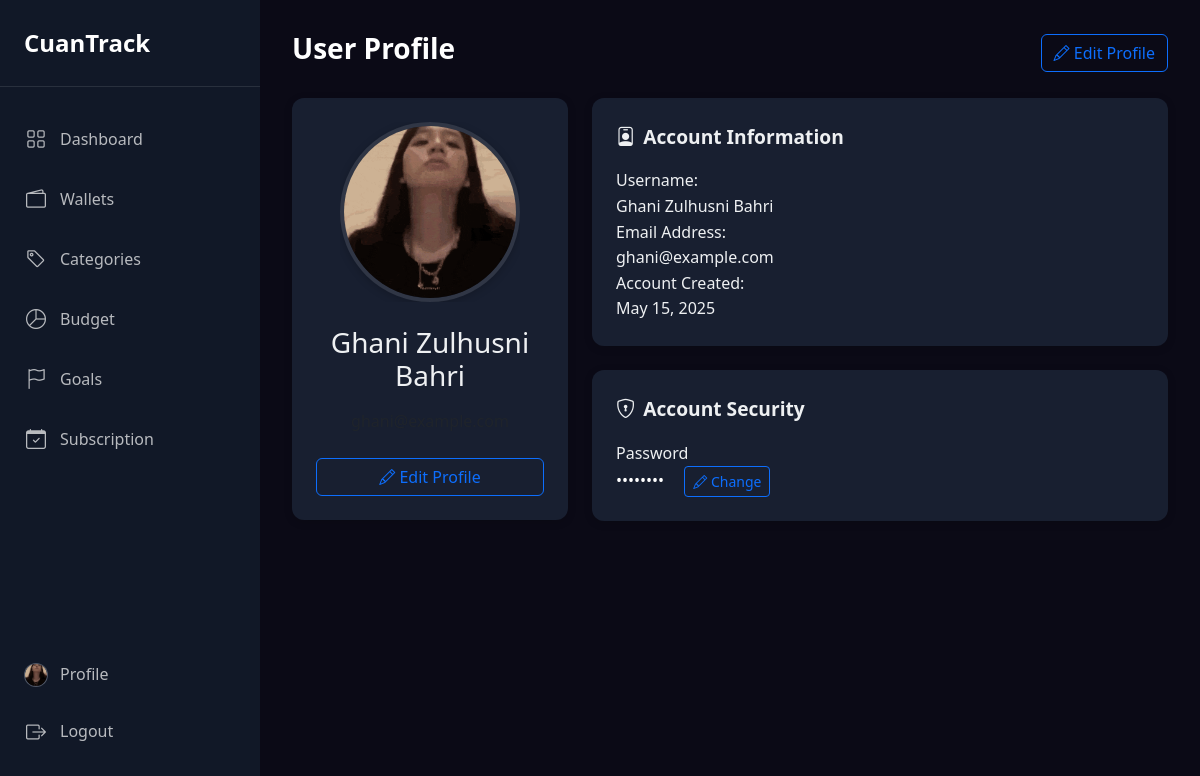
The page /users/profile (signed in) on the database its author committed.
### tables this page shows
CREATE TABLE `users` (
  `id_user` int(11) NOT NULL,
  `username` varchar(100) DEFAULT NULL,
  `password` varchar(255) NOT NULL,
  `email` varchar(100) DEFAULT NULL,
  `image` varchar(255) DEFAULT NULL,
  `created_at` datetime DEFAULT current_timestamp()
);

### controllers/UserController.php (called while the page is built, shortened)
<?php
require_once 'models/UserModel.php';
class UserController
{
    private $userModel;
    public function __construct()
    {
        $this->userModel = new UserModel();
    }
    public function profile()
    {
        $userId = $_SESSION['user_id'];
        $user = $this->userModel->getById($userId);
        require_once 'views/users/profile.php';
    }
}
?>

### core/functions.php (called while the page is built, shortened)
<?php
function isCurrentPage($path)
{
    $currentUri = $_SERVER['REQUEST_URI'];
    $currentUri = rtrim($currentUri, '/');
    return $currentUri === $path || strpos($currentUri, $path) === 0;
}
?>

### models/UserModel.php (called while the page is built, shortened)
<?php
require_once 'config/database.php';
class UserModel
{
    private $db;
    public function __construct()
    {
        $database = new Database();
        $this->db = $database->getConnection();
    }
    public function getById($id)
    {
        $query = "SELECT * FROM users WHERE id_user = :id";
        $stmt = $this->db->prepare($query);
        $stmt->bindParam(':id', $id, PDO::PARAM_INT);
        $stmt->execute();
        return $stmt->fetch(PDO::FETCH_ASSOC);
    }
}
?>

### config/database.php (called while the page is built, shortened)
<?php
class Database
{
    private $host = "localhost";
    private $db_name = "cuantrack";
    private $username = "root";
    private $password = "";
    public function getConnection()
    {
        $this->conn = null;
        try {
            $this->conn = new PDO(
                "mysql:host=" . $this->host . ";dbname=" . $this->db_name,
                $this->username,
                $this->password
            );
            $this->conn->setAttribute(PDO::ATTR_ERRMODE, PDO::ERRMODE_EXCEPTION);
            $this->conn->exec("set names utf8");
        } catch (PDOException $e) {
            $this->lastError = $e->getMessage();
            error_log("Connection error: " . $e->getMessage());
        }
        return $this->conn;
    }
}
?>

### views/users/profile.php (the view, shortened to what this page needs)
<?php
require_once 'core/functions.php';
$pageTitle = 'User Profile';
?>
<!DOCTYPE html>
<html lang="id">
<head>
    <link href="https://cdn.jsdelivr.net/npm/bootstrap@5.3.0/dist/css/bootstrap.min.css" rel="stylesheet">
    <link rel="stylesheet" href="https://cdn.jsdelivr.net/npm/bootstrap-icons@1.11.0/font/bootstrap-icons.css">
    <link rel="stylesheet" href="/public/css/style.css">
</head>
<body>
    <div class="app-container">
        <?php include 'views/layouts/sidebar.php'; ?>
        <div class="main-wrapper">
            <div class="page-header">
                <h1><?= $pageTitle ?></h1>
                <div>
                    <a href="/users/edit" class="btn btn-outline-primary">
                        <i class="bi bi-pencil"></i> Edit Profile
                    </a>
                </div>
            </div>
            <div class="row">
                <div class="col-md-4 mb-4">
                    <div class="dashboard-section">
                        <div class="profile-image-container mb-4">
                            <img src="<?= $profileImage ?>" alt="Profile Image" class="profile-image">
                        </div>
                        <h3 class="text-center mb-3"><?= htmlspecialchars($user['username'] ?? 'User') ?></h3>
                        <p class="text-center text-muted"><?= htmlspecialchars($user['email'] ?? '') ?></p>
                        <div class="d-grid gap-2 mt-4">
                            <a href="/users/edit" class="btn btn-outline-primary">
                                <i class="bi bi-pencil"></i> Edit Profile
                            </a>
                        </div>
                    </div>
                </div>
                <div class="col-md-8">
                    <div class="dashboard-section">
                        <div class="section-header">
                            <div class="section-title"><i class="bi bi-person-badge me-2"></i>Account Information</div>
                        </div>
                        <div class="profile-details">
                            <div class="detail-item">
                                <div class="detail-label">Username:</div>
                                <div class="detail-value"><?= htmlspecialchars($user['username'] ?? 'Not set') ?></div>
                            </div>
                            <div class="detail-item">
                                <div class="detail-label">Email Address:</div>
                                <div class="detail-value"><?= htmlspecialchars($user['email'] ?? 'Not set') ?></div>
                            </div>
                            <div class="detail-item">
                                <div class="detail-label">Account Created:</div>
                                <div class="detail-value">
                                    <?= isset($user['created_at']) ? date('F j, Y', strtotime($user['created_at'])) : 'Not available' ?>
                                </div>
                            </div>
                        </div>
                    </div>
                    <div class="dashboard-section mt-4">
                        <div class="section-header">
                            <div class="section-title"><i class="bi bi-shield-lock me-2"></i>Account Security</div>
                        </div>
                        <div class="security-options">
                            <div class="detail-item">
                                <div class="detail-label">Password</div>
                                <div class="detail-value">
                                    <span class="text-white">••••••••</span>
                                    <a href="/users/edit" class="btn btn-sm btn-outline-primary ms-3">
                                        <i class="bi bi-pencil"></i> Change
                                    </a>
                                </div>
                            </div>
                        </div>
                    </div>
                </div>
            </div>
        </div>
    </div>
</body>
</html>

### index.php (shortened to what this page needs)
<?php
require_once 'core/functions.php';
$routes = require 'routes/web.php';
$requestUri = $_SERVER['REQUEST_URI'];
$path = parse_url($requestUri, PHP_URL_PATH);
$method = $_SERVER['REQUEST_METHOD'];
if (isset($routes[$method])) {
    foreach ($routes[$method] as $routePattern => $handler) {
        $pattern = preg_replace('/\{([a-zA-Z0-9_]+)\}/', '(?P<$1>[^/]+)', $routePattern);
        $pattern = "#^$pattern$#";
        if (preg_match($pattern, $path, $matches)) {
            list($controller, $action) = explode('@', $handler);
            $controllerInstance = new $controllerClass();
            $params = array_filter($matches, 'is_string', ARRAY_FILTER_USE_KEY);
            unset($params[0]);
            call_user_func_array([$controllerInstance, $action], array_values($params));
            break;
        }
    }
} else {
    http_response_code(405);
    echo "405 - Method Not Allowed";
}
?>

### views/layouts/sidebar.php
<aside class="sidebar">
    <div class="sidebar-brand">
        <a href="/dashboard">CuanTrack</a>
    </div>
    <ul class="sidebar-menu">
        <li><a href="/dashboard" class="<?= isCurrentPage('/dashboard') ? 'active' : '' ?>">
                <i class="bi bi-grid"></i>
                <span>Dashboard</span>
            </a></li>
        <li><a href="/wallets" class="<?= isCurrentPage('/wallets') ? 'active' : '' ?>">
                <i class="bi bi-wallet2"></i>
                <span>Wallets</span>
            </a></li>
        <li><a href="/categories" class="<?= isCurrentPage('/categories') ? 'active' : '' ?>">
                <i class="bi bi-tag"></i>
                <span>Categories</span>
            </a></li>
        <li><a href="/budget" class="<?= isCurrentPage('/budget') ? 'active' : '' ?>">
                <i class="bi bi-pie-chart"></i>
                <span>Budget</span>
            </a></li>
        <li><a href="/goals" class="<?= isCurrentPage('/goals') ? 'active' : '' ?>">
                <i class="bi bi-flag"></i>
                <span>Goals</span>
            </a></li>
        <li><a href="/subscription" class="<?= isCurrentPage('/subscription') ? 'active' : '' ?>">
                <i class="bi bi-calendar-check"></i>
                <span>Subscription</span>
            </a>
        </li>
    </ul>
    <ul class="sidebar-footer">
        <li>
            <?php
            if (isset($_SESSION['user_id'])) {
                require_once 'models/UserModel.php';
                $userModel = new UserModel();
                $user = $userModel->getById($_SESSION['user_id']);
                $defaultAvatar = '/public/images/default-avatar.png';
                $profileImage = !empty($user['image']) && file_exists($user['image']) ? '/' . $user['image'] : $defaultAvatar;
            } else {
                $profileImage = '/public/images/default-avatar.png';
            }
            ?>
            <a href="/users/profile" class="profile-link">
                <div class="sidebar-profile-image">
                    <img src="<?= $profileImage ?>" alt="Profile">
                </div>
                <span>Profile</span>
            </a>
        </li>
        <li>
            <a href="/logout">
                <i class="bi bi-box-arrow-right"></i>
                <span>Logout</span>
            </a>
        </li>
    </ul>
</aside>

### public/css/style.css (style rules this page uses)
* { margin: 0; padding: 0; box-sizing: border-box; }
body { font-family: "Segoe UI", Tahoma, Geneva, Verdana, sans-serif; line-height: 1.6; color: #fff; background-color: #0b0a16; display: flex; min-height: 100vh; }
.app-container { display: flex; width: 100%; min-height: 100vh; }
.sidebar { width: 260px; background-color: #111827; color: #fff; min-height: 100vh; padding: 1.5rem 0; position: fixed; top: 0; left: 0; bottom: 0; z-index: 1000; }
.sidebar-brand { font-size: 1.5rem; font-weight: bold; padding: 0 1.5rem 1.5rem; border-bottom: 1px solid rgba(255, 255, 255, 0.1); margin-bottom: 1.5rem; }
.sidebar-brand a { color: #fff; text-decoration: none; }
.sidebar-menu { list-style: none; padding: 0 0.75rem; }
.sidebar-menu li { margin-bottom: 0.25rem; }
.sidebar-menu a { display: flex; align-items: center; padding: 0.75rem; color: rgba(255, 255, 255, 0.7); text-decoration: none; border-radius: 0.5rem; transition: all 0.2s ease; }
.sidebar-menu i { margin-right: 0.75rem; font-size: 1.25rem; width: 24px; text-align: center; }
.sidebar-footer { list-style: none; padding: 0 0.75rem; margin-top: auto; position: absolute; bottom: 20px; width: 100%; }
.sidebar-footer li { margin-bottom: 0.25rem; }
.sidebar-footer a { display: flex; align-items: center; padding: 0.75rem; color: rgba(255, 255, 255, 0.7); text-decoration: none; border-radius: 0.5rem; transition: all 0.2s ease; }
.sidebar-footer i { margin-right: 0.75rem; font-size: 1.25rem; width: 24px; text-align: center; }
.sidebar-profile-image { width: 24px; height: 24px; border-radius: 50%; overflow: hidden; margin-right: 0.75rem; flex-shrink: 0; background-color: #242d40; display: flex; align-items: center; justify-content: center; border: 1px solid rgba(255, 255, 255, 0.2); }
.sidebar-profile-image img { width: 100%; height: 100%; object-fit: cover; border-radius: 50%; }
.profile-link { display: flex; align-items: center; padding: 0.75rem; color: rgba(255, 255, 255, 0.7); text-decoration: none; border-radius: 0.5rem; transition: all 0.2s ease; }
.main-wrapper { flex: 1; margin-left: 260px; width: calc(100% - 260px); padding: 2rem; }
.page-header { display: flex; justify-content: space-between; align-items: center; margin-bottom: 1.5rem; }
.page-header h1 { font-size: 1.75rem; font-weight: 600; }
.dashboard-section { background-color: #181f30; border-radius: 0.75rem; box-shadow: 0 2px 8px rgba(0, 0, 0, 0.15); padding: 1.5rem; margin-bottom: 1.5rem; color: #eef0f2; }
.section-header { display: flex; justify-content: space-between; align-items: center; margin-bottom: 1rem; }
.section-title { font-size: 1.2rem; font-weight: 600; color: #eef0f2; }
.profile-image-container { position: relative; margin: 0 auto; width: 180px; height: 180px; overflow: hidden; }
.profile-image { width: 180px; height: 180px; border-radius: 50%; object-fit: cover; border: 4px solid rgba(255, 255, 255, 0.1); box-shadow: 0 2px 8px rgba(0, 0, 0, 0.2); max-width: 100%; }
.sidebar-footer .sidebar-profile-image { width: 24px; height: 24px; min-width: 24px; min-height: 24px; }
img { max-width: 100%; height: auto; }
div.sidebar-profile-image img[alt="Profile"] { width: 24px; height: 24px; object-fit: cover; }

### rows shown on the page
users: image (picture), username "Ghani Zulhusni Bahri", email "ghani@example.com", created_at "May 15, 2025"
